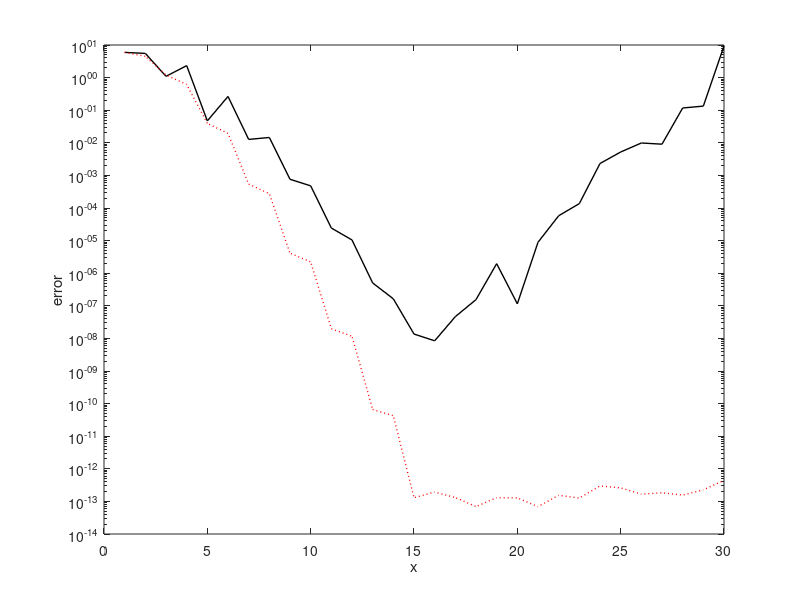

Write the MATLAB code that produced this figure. (Note: this script raises an error after producing the figure.)
clear, clc, clf
LW = 'linewidth'; lw = 1;

F = @(x)(sin(3 .* x .^ 2));
dF = @(x)(6 .* x .* cos(3 .* x .^ 2));

MAX_ITER = 30;
iter_n = (1:MAX_ITER)';
max_error1 = zeros(MAX_ITER, 1);
max_error2 = zeros(MAX_ITER, 1); % Chebyshev error

for iter = 1:MAX_ITER
    n = 2 * iter - 1;
    x1 = linspace(-1, 1, n + 1)';
    % Chebyshev
    x2 = (0:n)';
    x2 = cos(x2 .* pi ./ n);
    
    pi1_j = ones(n + 1, 1);
    pi2_j = ones(n + 1, 1);
    for j = 1 : n + 1
        for k = 1 : n + 1
            if k ~= j
                pi1_j(j) = pi1_j(j) * (x1(j) - x1(k));
                pi2_j(j) = pi2_j(j) * (x2(j) - x2(k));
            end
        end
    end

    D1_ij = zeros(n+1, n+1);
    D2_ij = zeros(n+1, n+1);
    for i = 1:n+1
        for j = 1:n+1
            if i == j
                for k = 1:n+1
                    if k ~= j
                        D1_ij(i,j) = D1_ij(i,j) + 1/(x1(j)-x1(k));
                        D2_ij(i,j) = D2_ij(i,j) + 1/(x2(j)-x2(k));
                    end
                end
            else
                D1_ij(i,j) = pi1_j(i)/(pi1_j(j) * (x1(i)-x1(j)));
                D2_ij(i,j) = pi2_j(i)/(pi2_j(j) * (x2(i)-x2(j)));
            end
        end
    end

    f1_j = F(x1);
    f2_j = F(x2);

    dp1 = D1_ij * f1_j;
    dp2 = D2_ij * f2_j;

    exact1 = dF(x1);
    exact2 = dF(x2);

    max_error1(iter) = max(abs(dp1 - exact1));
    max_error2(iter) = max(abs(dp2 - exact2));
end

figure(1)
semilogy(iter_n, max_error1, 'k', LW, lw), hold on
semilogy(iter_n, max_error2, 'r:', LW, lw)
xlabel('x')
ylabel('error')
legend('error1', 'error2(cheby)', 'location', 'sw')
